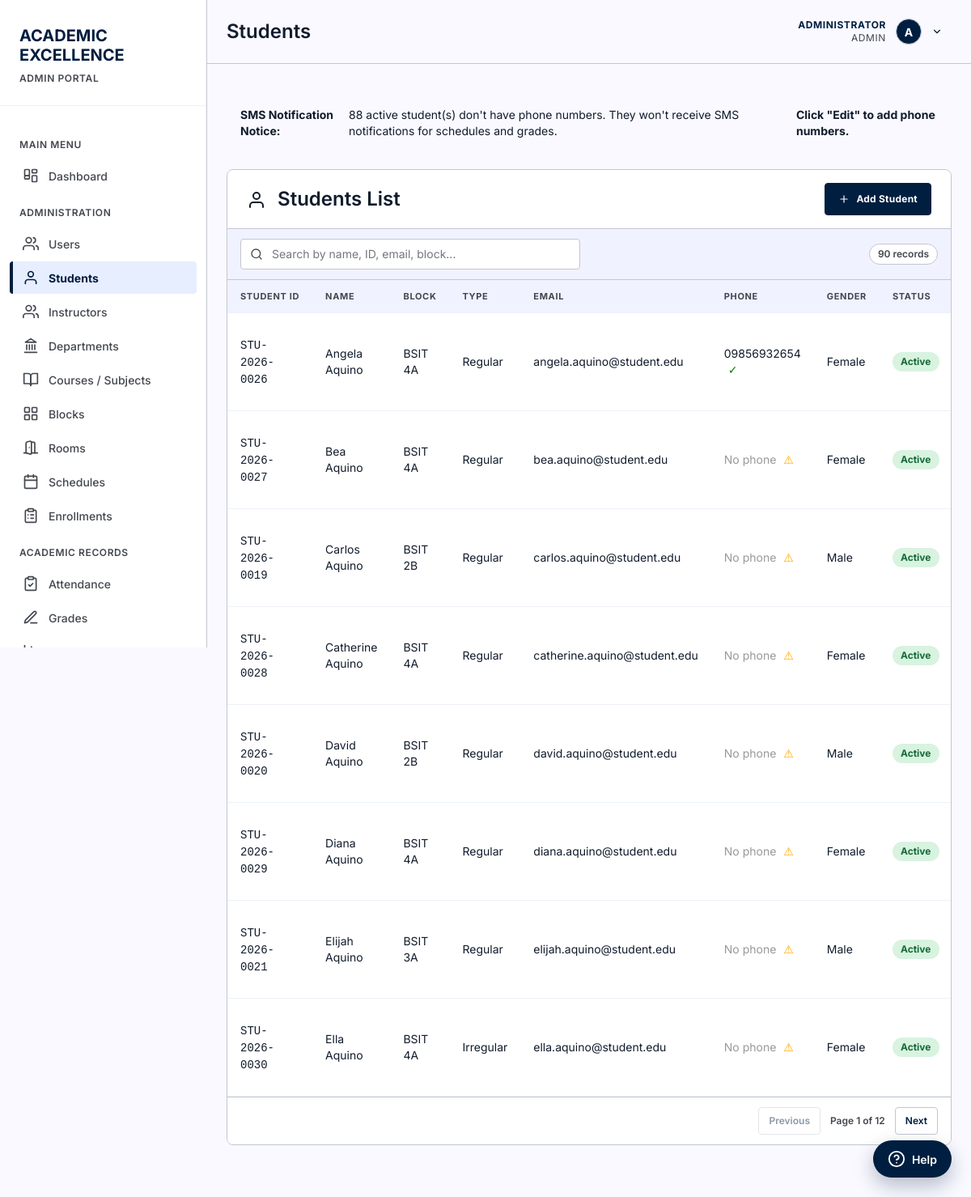
Before: /pages/students.php (signed in) with the older database file.
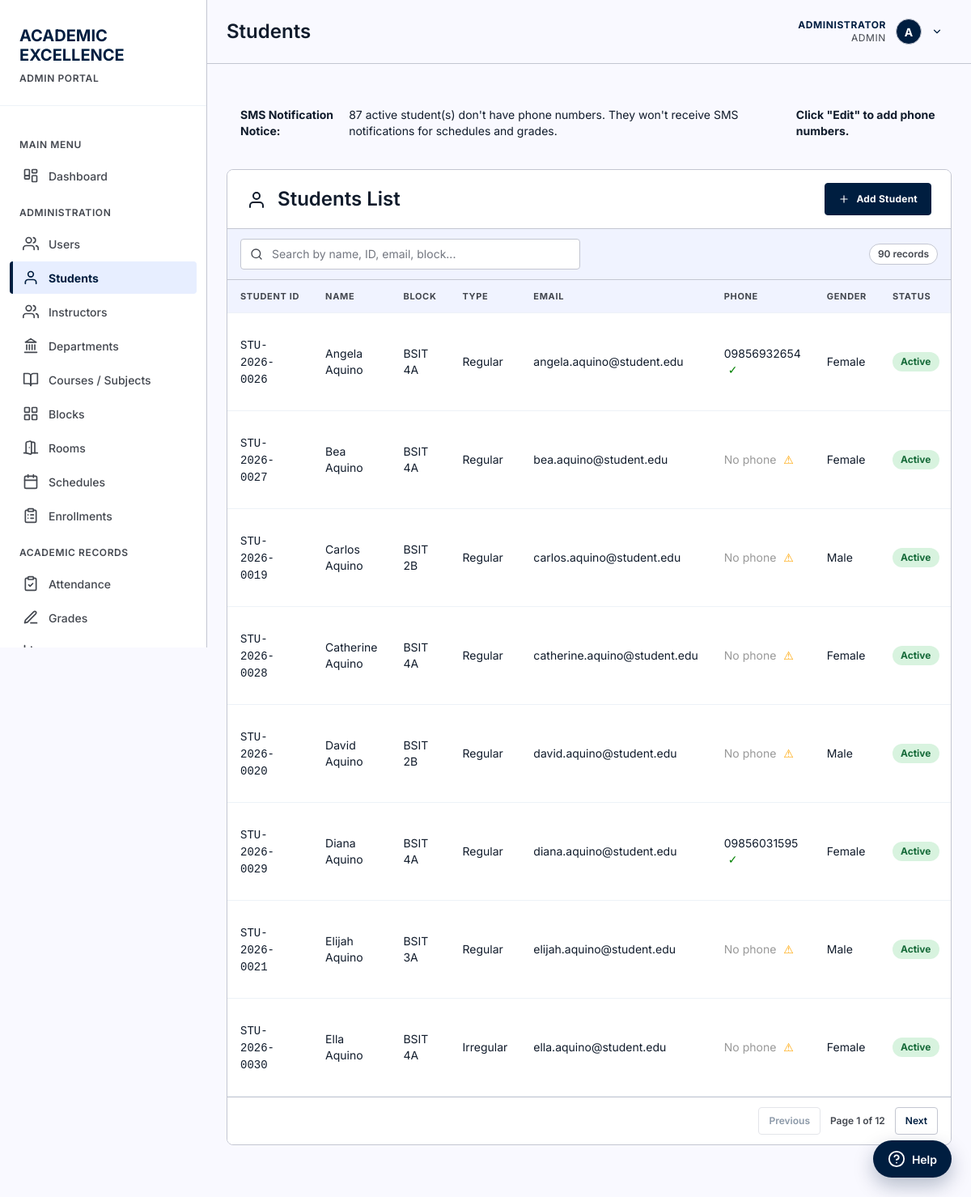
After: the same page with the newer database file.
### tables this page shows
CREATE TABLE students (
        id INTEGER PRIMARY KEY AUTOINCREMENT,
        student_id TEXT UNIQUE NOT NULL,
        first_name TEXT NOT NULL,
        last_name TEXT NOT NULL,
        email TEXT,
        phone TEXT,
        date_of_birth DATE,
        gender TEXT CHECK(gender IN ('Male', 'Female', 'Other')),
        enrollment_date DATE DEFAULT CURRENT_DATE,
        status TEXT DEFAULT 'Active' CHECK(status IN ('Active', 'Inactive', 'Graduated')),
        created_at TIMESTAMP DEFAULT CURRENT_TIMESTAMP
    , user_id INTEGER REFERENCES users(id) ON DELETE SET NULL, program_id INTEGER REFERENCES programs(id) ON DELETE SET NULL, year_level INTEGER, expected_graduation_date DATE, updated_at DATETIME, block_id INTEGER REFERENCES blocks(id) ON DELETE SET NULL, student_type TEXT NOT NULL DEFAULT 'Regular' CHECK(student_type IN ('Regular', 'Irregular')));

CREATE TABLE blocks (
            id INTEGER PRIMARY KEY AUTOINCREMENT,
            department_id INTEGER NOT NULL,
            year_level INTEGER NOT NULL CHECK(year_level BETWEEN 1 AND 12),
            block_code TEXT NOT NULL,
            block_name TEXT,
            is_active INTEGER NOT NULL DEFAULT 1 CHECK(is_active IN (0, 1)),
            created_at DATETIME NOT NULL DEFAULT CURRENT_TIMESTAMP,
            updated_at DATETIME NOT NULL DEFAULT CURRENT_TIMESTAMP,
            UNIQUE(department_id, year_level, block_code),
            FOREIGN KEY (department_id) REFERENCES departments(id) ON DELETE RESTRICT
        );

### includes/functions.php (called while the page is built, shortened)
<?php
require_once __DIR__ . '/icons.php';
function blockLabel($departmentCode, $yearLevel, $blockCode, $blockName = null) {
    if ($blockName !== null && $blockName !== '') {
        return $blockName;
    }
    return $departmentCode . ' - ' . yearOrdinal($yearLevel) . ' Year - Block ' . $blockCode;
}

### pages/students.php (the view, shortened to what this page needs)
<?php
require_once '../includes/functions.php';
$db = getDB();
$students = $db->query("
    SELECT st.*, d.department_code, b.year_level AS block_year_level,
           b.block_code AS block_code, b.block_name AS block_name
    FROM students st
    LEFT JOIN blocks b ON st.block_id = b.id
    LEFT JOIN departments d ON b.department_id = d.id
    ORDER BY st.last_name, st.first_name
")->fetchAll();
$activeStudentsWithoutPhone = 0;
foreach ($students as $student) {
    if ($student['status'] === 'Active' && (empty($student['phone']) || $student['phone'] === '')) {
        $activeStudentsWithoutPhone++;
    }
}
?>
<?php
include '../includes/header.php';
?>
<main>
        <?php if ($activeStudentsWithoutPhone > 0): ?>
        <div class="alert alert-warning" style="margin-bottom: 1.5rem;">
            <strong><?php echo icon('alert-triangle', 20); ?> SMS Notification Notice:</strong>
            <?php echo $activeStudentsWithoutPhone; ?> active student(s) don't have phone numbers.
            They won't receive SMS notifications for schedules and grades.
            <strong>Click "Edit" to add phone numbers.</strong>
        </div>
        <?php endif; ?>
        <div class="card">
            <div class="card-header" style="display: flex; justify-content: space-between; align-items: center;">
                <h2><?php echo icon('user', 24); ?> Students List</h2>
                <button class="btn btn-primary" onclick="document.getElementById('addStudentModal').style.display='block'"><?php echo icon('plus', 14); ?> Add Student</button>
            </div>
            <div class="table-search-bar">
                <div class="table-search-wrapper">
                    <span class="search-icon"><?php echo icon('search', 16); ?></span>
                    <input type="text" id="studentSearch" placeholder="Search by name, ID, email, block...">
                </div>
                <span class="search-count"></span>
            </div>
            <table data-pagination data-page-size="8" id="studentTable">
                <thead>
                    <tr>
                        <th>Student ID</th>
                        <th>Name</th>
                        <th>Block</th>
                        <th>Type</th>
                        <th>Email</th>
                        <th>Phone</th>
                        <th>Gender</th>
                        <th>Status</th>
                    </tr>
                </thead>
                <tbody>
                    <?php foreach ($students as $student): ?>
                    <tr data-search="<?php echo htmlspecialchars(strtolower($student['student_id'] . ' ' . $student['first_name'] . ' ' . $student['last_name'] . ' ' . ($student['email'] ?? '') . ' ' . ($student['block_code'] ?? '') . ' ' . ($student['department_code'] ?? ''))); ?>">
                        <td data-label="Student ID"><code><?php echo htmlspecialchars($student['student_id']); ?></code></td>
                        <td data-label="Name"><?php echo htmlspecialchars($student['first_name'] . ' ' . $student['last_name']); ?></td>
                        <td data-label="Block"><?php echo htmlspecialchars($student['block_id'] ? blockLabel($student['department_code'], $student['block_year_level'], $student['block_code'], $student['block_name']) : '—'); ?></td>
                        <td data-label="Type"><?php echo htmlspecialchars($student['student_type'] ?? 'Regular'); ?></td>
                        <td data-label="Email"><?php echo htmlspecialchars($student['email'] ?? ''); ?></td>
                        <td data-label="Phone">
                            <?php if (!empty($student['phone'])): ?>
                                <?php echo htmlspecialchars($student['phone']); ?>
                                <span style="color: green; margin-left: 5px;" title="SMS notifications enabled">✓</span>
                            <?php else: ?>
                                <span style="color: #999;">No phone</span>
                                <span style="color: orange; margin-left: 5px;" title="SMS notifications disabled">⚠</span>
                            <?php endif; ?>
                        </td>
                        <td data-label="Gender"><?php echo htmlspecialchars($student['gender'] ?? ''); ?></td>
                        <td data-label="Status">
                            <span class="attendance-badge status-<?php echo $student['status'] === 'Active' ? 'present' : 'absent'; ?>">
                                <?php echo htmlspecialchars($student['status']); ?>
                            </span>
                        </td>
                    </tr>
                    <?php endforeach; ?>
                </tbody>
            </table>
        </div>
    </main>
<?php include '../includes/footer.php'; ?>

Changed rows visible on the page:
changed students "STU-2026-0029": phone (not shown) → "09856031595"; phone "No phone ⚠" → "✓"
Other visible differences:
$activeStudentsWithoutPhone: "88" → "87"
